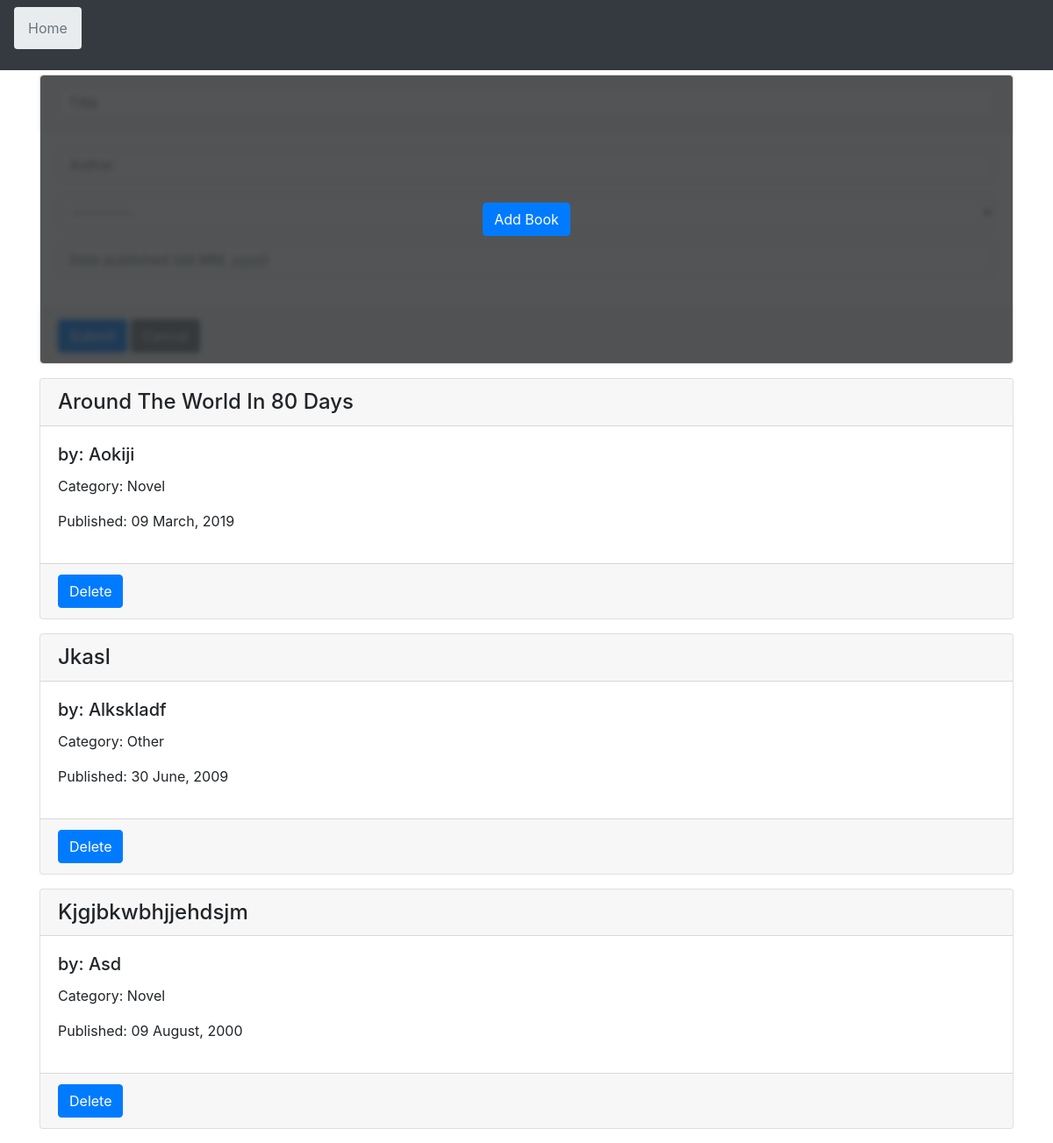
/, run on an earlier commit of the app's database.
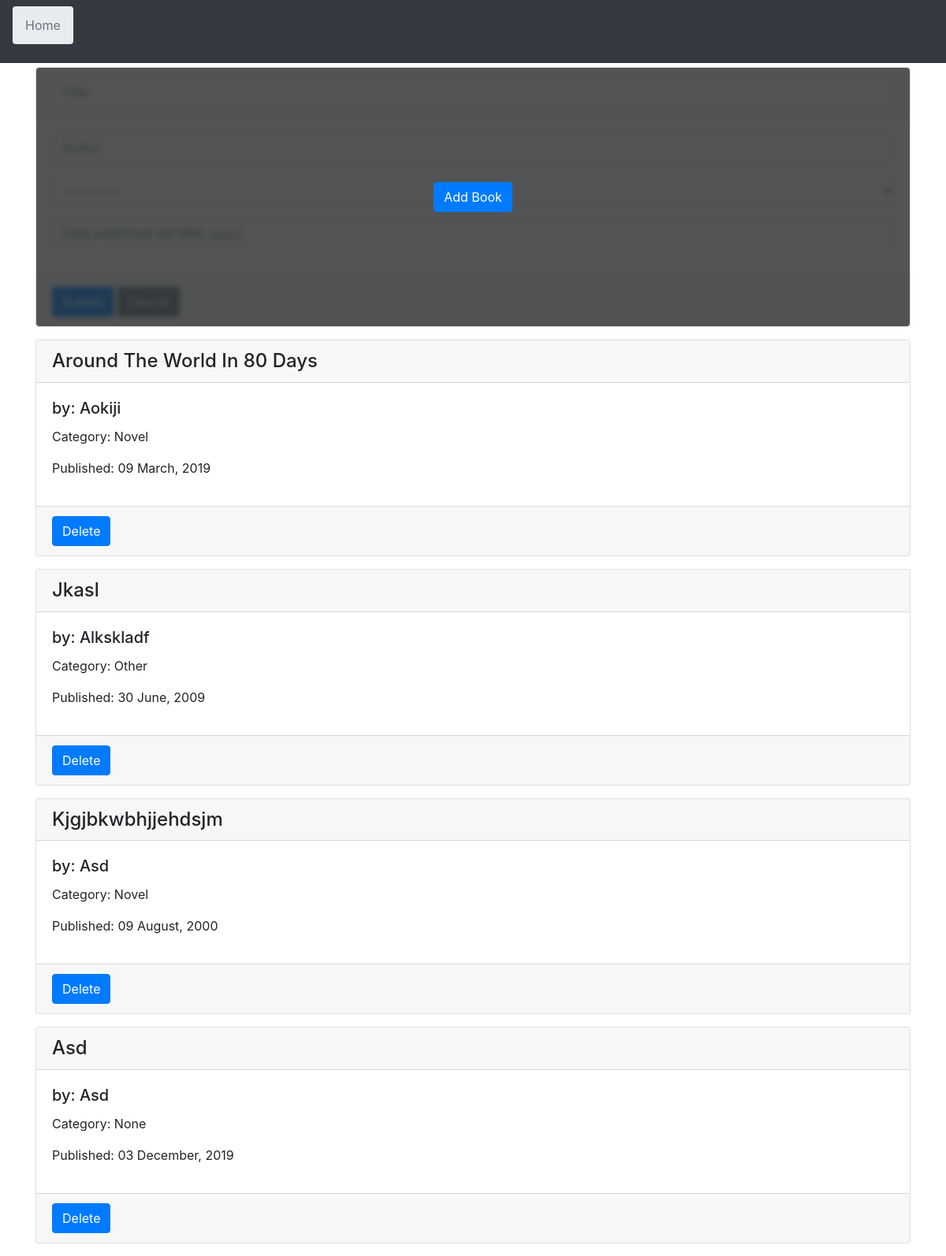
And on a later commit of the database.
### BookListApp/models.py (models this page shows)
class Book(models.Model):
    date_created = models.DateTimeField(auto_now_add=True)
    date_modified = models.DateTimeField(auto_now=True)
    title = models.CharField(
        max_length = 40,
        null = False,
        blank = False,
    )
    author = models.CharField(
        max_length = 100,
        null = False,
        blank = False,
    )
    date_published = models.DateField(null=True,blank=True,)
    number_of_pages = models.IntegerField(null=True,blank=True,)
    NOV = 'NOV'
    DOC = 'DOC'
    OTH = 'OTH'
    type_of_book = models.CharField(
        max_length = 3,
        choices = (
            (NOV, 'Novel'),
            (DOC, 'Documentation'),
            (OTH, 'Other'),
        ),
        null=True,
        blank=True,
    )

### BookListApp/views.py (the view, shortened to what this page needs)
class MainListView(CreateView):
    template_name = 'BookListApp/main-page.html'
    model=models.Book
    form_class = forms.BookCreationForm
    success_url = reverse_lazy('BookListApp:home')
    def get_context_data(self,**kwargs):
        context = super(MainListView,self).get_context_data(**kwargs)
        context["Books"] = self.model.objects.all();
        context["Navigations"] = ["Home",]
        return context

### BookListApp/forms.py
class BookCreationForm(BookBaseForm):
    def __init__(self, *args, **kwargs):
        super(BookCreationForm, self).__init__(*args, **kwargs)
        for visible in self.visible_fields():
            visible.field.widget.attrs['class'] = 'form-control'
            visible.field.widget.attrs['placeholder'] = visible.field.label
        self.fields.get("date_published").widget.attrs["placeholder"]="Date published (dd MM, yyyy)"
    class Media:
        css = {
            'all':(
                'BookListApp/css/add-form.css',
                'https://cdnjs.cloudflare.com/ajax/libs/bootstrap-datepicker/1.8.0/css/bootstrap-datepicker.css',
            )
        }
        js = (
            'BookListApp/js/add-form.js',
            'https://cdnjs.cloudflare.com/ajax/libs/bootstrap-datepicker/1.8.0/js/bootstrap-datepicker.js',
        )

### BookListApp/templates/BookListApp/main-page.html (shortened to what this page needs)
{% extends "BookListApp/base.html" %}
{% load static%}
{% block stylesheet %}
  <link rel="stylesheet" href="{% static "BookListApp/css/main-page.css" %}">
{% endblock %}
{% block content-main %}
<main>
    <div class="container container-main">
      {% include "BookListApp/book-create.html" with form=form %}
      {% for Book in Books %}
        {% include "BookListApp/book-view.html" with Book=Book %}
      {% endfor %}
    </div>
</main>
{% endblock %}

### BookListApp/templates/BookListApp/book-view.html
<div class="card">
  <h4 class="card-header">{{Book.title|title}}</h4>
  <div class="card-body">
    <h5 class="card-title">by: {{Book.author | title}}</h5>
    <p>Category: {{Book.get_type_of_book_display}} </p>
    <p>Published: {{Book.date_published|date:"d F, Y"}}</p>
  </div>
  <div class="card-footer">
    <a href="{%url "BookListApp:delete" Book.id %}" class="btn btn-primary btn-delete">Delete</a>
  </div>
</div>

What changed in the data, as far as the page shows it:
added Book: title "Asd", author "Asd", type_of_book "None", date_published "03 December, 2019"
